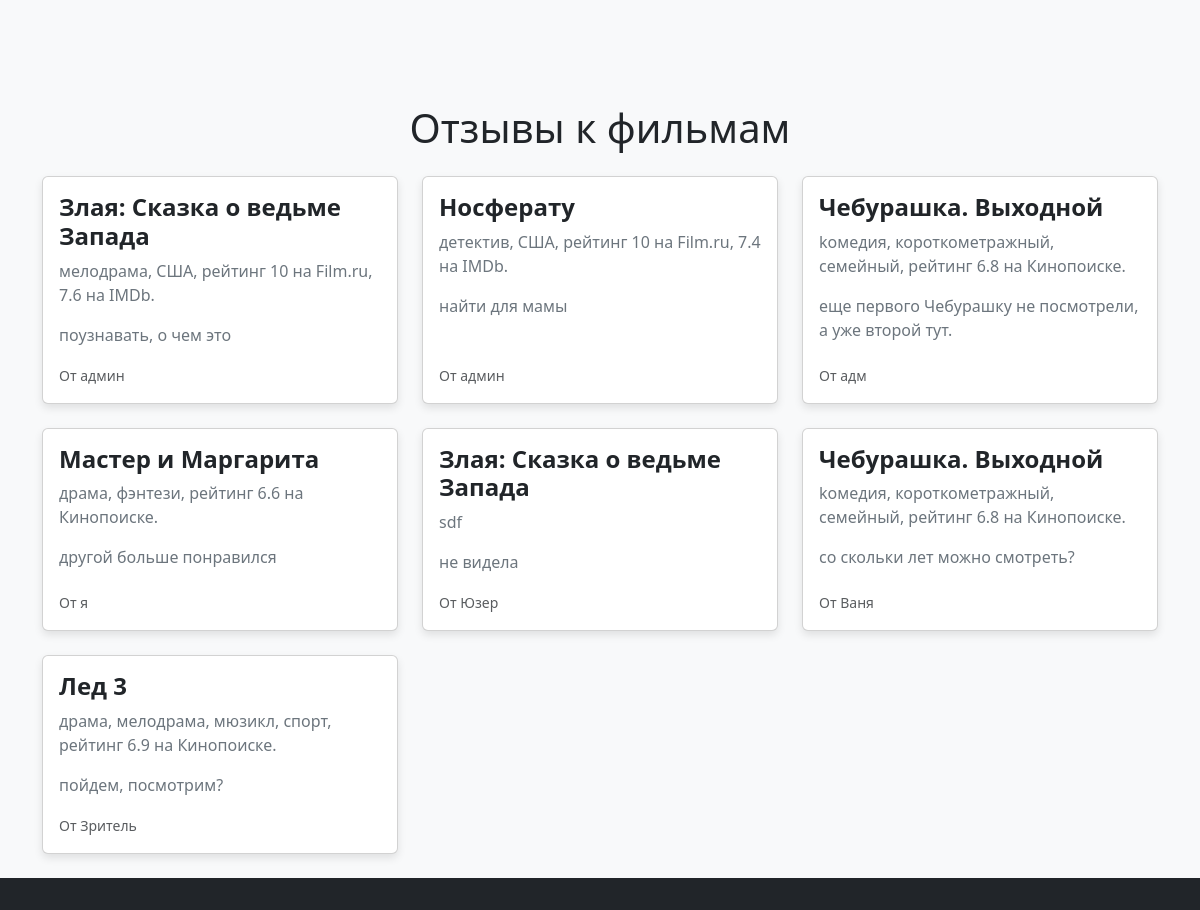
Before: / with the older database file.
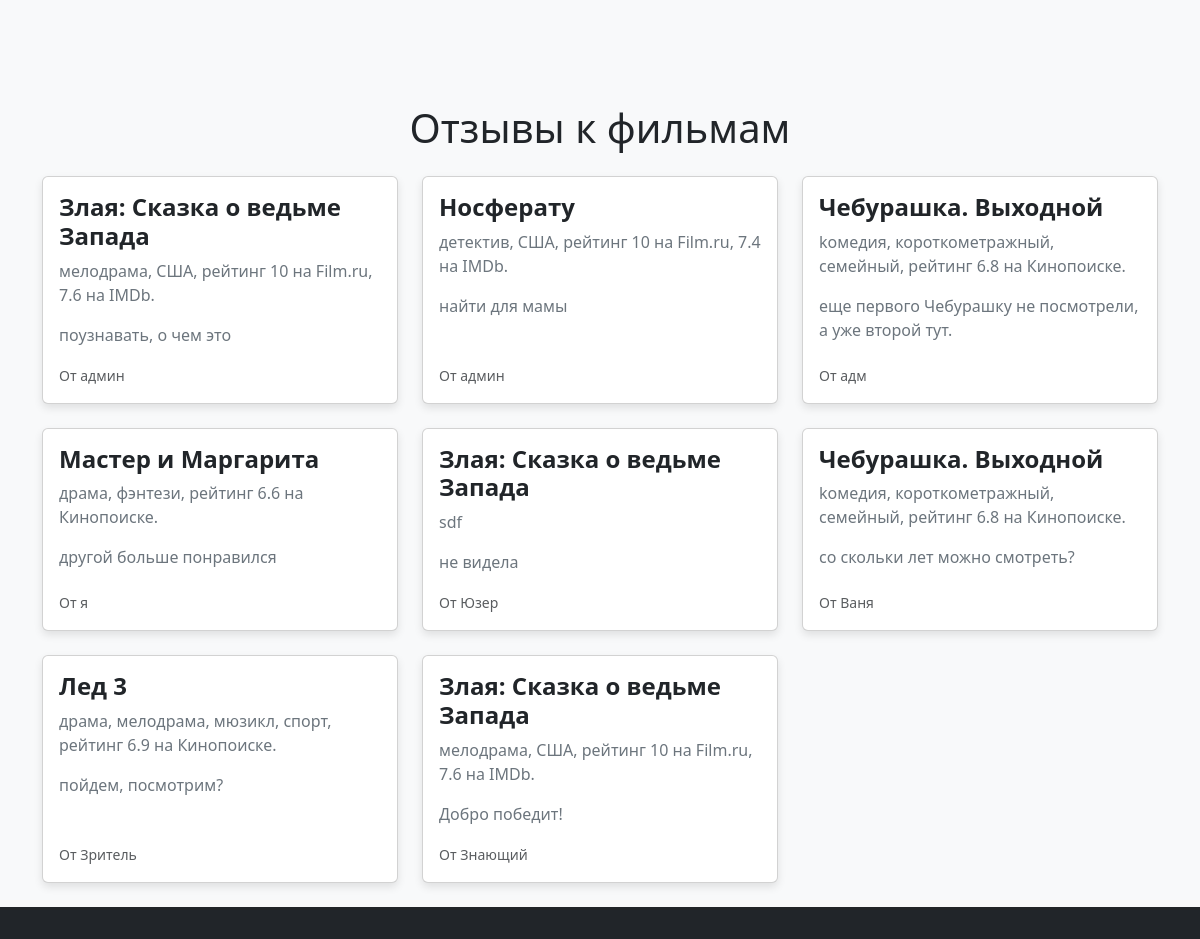
After: the same page with the newer database file.
### films/models.py (models this page shows, shortened)
class Comment(models.Model):
    film = models.ForeignKey(Film, on_delete=models.CASCADE)
    description = models.TextField('Краткое описание фильма', max_length=200, blank=True)
    comment = models.TextField('Отзыв о фильме', max_length=200)
    author = models.CharField('Автор отзыва', max_length=100)
    class Meta:
        verbose_name = 'Отзыв'
        verbose_name_plural = 'Отзывы'

class Film(models.Model):
    title = models.CharField('Название фильма', max_length=200)
    year = models.CharField('Год выпуска',max_length=4)
    review = models.TextField('Краткое описание фильма', max_length=200)
    def __str__(self):
        return f'{self.title} '

### films/views.py (the view)
# urls.py: path('', views.comments_list, name='comments_list'),
def comments_list(request):
    comments = Comment.objects.all()
    return render(request, 'films/comments_list.html', {'comments': comments})

### films/templates/films/comments_list.html
{% extends 'films/layoute.html' %}
{% block content %}
<div class="container">
    <h1 class="text-center mb-4">Отзывы к фильмам</h1>
    {% if comments %}
        <div class="row row-cols-1 row-cols-md-2 row-cols-lg-3 g-4">
            {% for comment in comments %}
                <div class="col">
                    <div class="card h-100">
                        <div class="card-body d-flex flex-column">
                            <h5 class="card-title">{{ comment.film }}</h5>
                            <p class="card-text">{{ comment.description }}</p>
                            <p class="card-text">{{ comment.comment }}</p>
                            <p class="card-text mt-auto"><small class="text-muted">От {{ comment.author }}</small></p>
                        </div>
                    </div>
                </div>
            {% endfor %}
        </div>
    {% else %}
        <div class="alert alert-info text-center" role="alert">
            Отзывов еще нет
        </div>
    {% endif %}
</div>
{% endblock %}

Changed rows visible on the page:
added Comment: film "Злая: Сказка о ведьме Запада", description "мелодрама, США, рейтинг 10 на Film.ru, 7.6 на IMDb.", comment "Добро победит!", author "Знающий"
